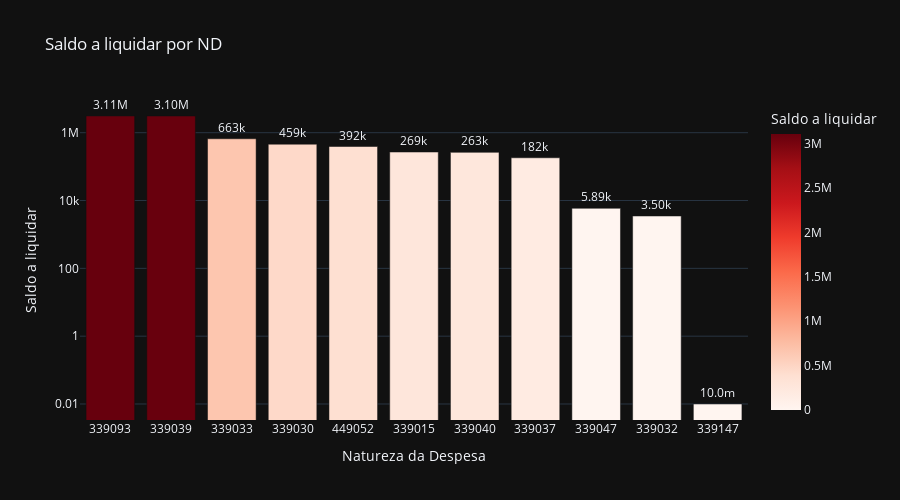

Notebook code cell kept with this figure:
### Code cell
# Saldo a liquidar por ND
cols = ['ND', 'A_LIQUIDAR']

df_aux = df.loc[:, cols].groupby('ND').sum().sort_values(by= 'A_LIQUIDAR', ascending=False).reset_index()
df_aux = df_aux[df_aux['A_LIQUIDAR'] > 0]
fig = px.bar(df_aux, 
             x='ND', 
             y='A_LIQUIDAR',
             title='Saldo a liquidar por ND',
             labels={'ND':'Natureza da Despesa', 'A_LIQUIDAR':'Saldo a liquidar'},
             text_auto='.3s',
             height=500,
             log_y=True,
             color='A_LIQUIDAR',
             color_continuous_scale = 'reds',
             template='plotly_dark')
fig.update_traces(textposition = 'outside', cliponaxis = False, hovertemplate=None)
fig.update_layout(hovermode="x unified")

fig.show()

### Figure 1 — Plotly figure (JSON) as saved in the notebook; plotly's stock layout.template omitted (floating-point values rounded to 4 significant figures)
{"data": [{"alignmentgroup": "True", "cliponaxis": false, "legendgroup": "", "marker": {"color": [3107000.0, 3098000.0, 662800.0, 458600.0, 391500.0, 268900.0, 263200.0, 182100.0, 5890.0, 3500, 0.01], "coloraxis": "coloraxis", "pattern": {"shape": ""}}, "name": "", "offsetgroup": "", "orientation": "v", "showlegend": false, "textposition": "outside", "texttemplate": "%{y:.3s}", "type": "bar", "x": ["339093", "339039", "339033", "339030", "449052", "339015", "339040", "339037", "339047", "339032", "339147"], "xaxis": "x", "y": [3107000.0, 3098000.0, 662800.0, 458600.0, 391500.0, 268900.0, 263200.0, 182100.0, 5890.0, 3500, 0.01], "yaxis": "y"}], "layout": {"barmode": "relative", "coloraxis": {"colorbar": {"title": {"text": "Saldo a liquidar"}}, "colorscale": [[0, "rgb(255,245,240)"], [0.125, "rgb(254,224,210)"], [0.25, "rgb(252,187,161)"], [0.375, "rgb(252,146,114)"], [0.5, "rgb(251,106,74)"], [0.625, "rgb(239,59,44)"], [0.75, "rgb(203,24,29)"], [0.875, "rgb(165,15,21)"], [1, "rgb(103,0,13)"]]}, "height": 500, "hovermode": "x unified", "legend": {"tracegroupgap": 0}, "title": {"text": "Saldo a liquidar por ND"}, "xaxis": {"anchor": "y", "domain": [0, 1], "title": {"text": "Natureza da Despesa"}}, "yaxis": {"anchor": "x", "domain": [0, 1], "title": {"text": "Saldo a liquidar"}, "type": "log"}}}
